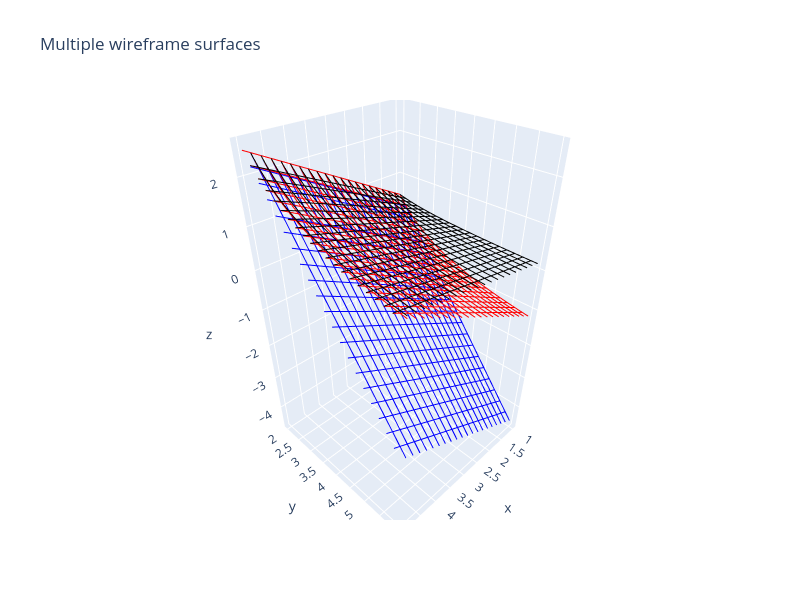

Here is the notebook cell this chart was saved with:
### Code cell
z_mul_y((1, 5), (2, 6))
x_div_y((1, 5), (2, 6))

x = np.linspace(1,5, 100) #v105
y = np.linspace(2,6, 100) #v112 z136 exp()

X, Y = np.meshgrid(x, y)


Z = X / Y
z1= 0.16666666666666666 * X +  -0.027777777777777776 * Y +  0.16666666666666666
z2= 0.5 * X +  -1.25 * Y +  2.5


z3= 0.16666666666666666 * X +  1 * 1/Y - 0.16666666666666666
z4= 0.5 * X +  5 * 1/Y -  2.5

plot_wireframe(X, Y, Z,z1,z2,z3,z4,True,False,True,False,True)
